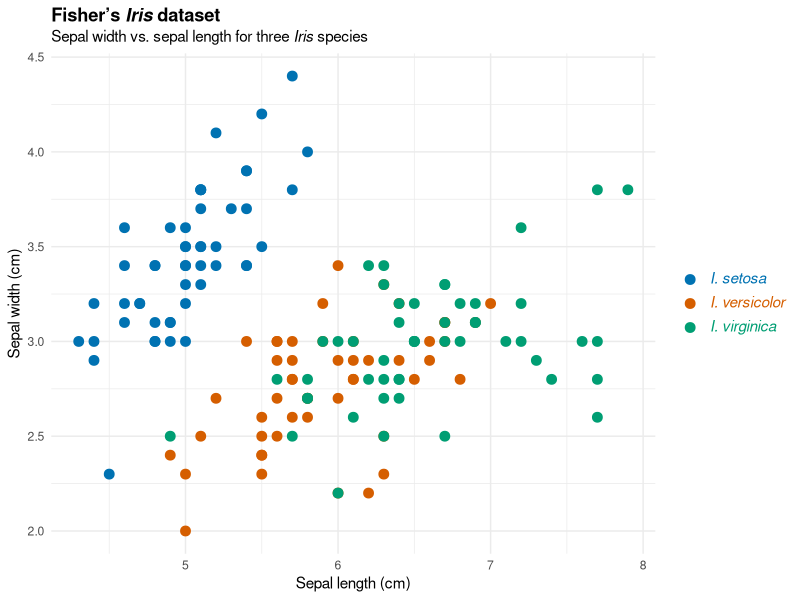

The R script that drew this image: (Note: this script raises an error after producing the figure.)
## ---- chunk 1
knitr::opts_chunk$set(
  collapse = TRUE,
  comment = "#>",
  fig.path = "man/figures/README-"
)
## ---- chunk 2
library(ggplot2)
library(ggtext)

ggplot(iris, aes(Sepal.Length, Sepal.Width, color = Species)) +
  geom_point(size = 3) +
  scale_color_manual(
    name = NULL,
    values = c(setosa = "#0072B2", virginica = "#009E73", versicolor = "#D55E00"),
    labels = c(
      setosa = "<i style='color:#0072B2'>I. setosa</i>",
      virginica = "<i style='color:#009E73'>I. virginica</i>",
      versicolor = "<i style='color:#D55E00'>I. versicolor</i>")
  ) +
  labs(
    title = "**Fisher's *Iris* dataset**  
    <span style='font-size:11pt'>Sepal width vs. sepal length for three *Iris*
    species</span>",
    x = "Sepal length (cm)", y = "Sepal width (cm)"
  ) +
  theme_minimal() +
  theme(
    plot.title = element_markdown(lineheight = 1.1),
    legend.text = element_markdown(size = 11)
  )
## ---- chunk 3
labels <- c(
  setosa = "<img src='https://upload.wikimedia.org/wikipedia/commons/thumb/8/86/Iris_setosa.JPG/180px-Iris_setosa.JPG'
    width='100' /><br>*I. setosa*",
  virginica = "<img src='https://upload.wikimedia.org/wikipedia/commons/thumb/3/38/Iris_virginica_-_NRCS.jpg/320px-Iris_virginica_-_NRCS.jpg'
    width='100' /><br>*I. virginica*",
  versicolor = "<img src='https://upload.wikimedia.org/wikipedia/commons/thumb/2/27/20140427Iris_versicolor1.jpg/320px-20140427Iris_versicolor1.jpg'
    width='100' /><br>*I. versicolor*"
)

ggplot(iris, aes(Species, Sepal.Width)) +
  geom_boxplot() +
  scale_x_discrete(
    name = NULL,
    labels = labels
  ) +
  theme(
    axis.text.x = element_markdown(color = "black", size = 11)
  )
## ---- chunk 4
df <- data.frame(
  label = c(
    "Some text **in bold.**",
    "Linebreaks<br>Linebreaks<br>Linebreaks",
    "*x*<sup>2</sup> + 5*x* + *C*<sub>*i*</sub>",
    "Some <span style='color:blue'>blue text **in bold.**</span><br>And *italics text.*<br>
    And some <span style='font-size:18pt; color:black'>large</span> text."
  ),
  x = c(.2, .1, .5, .9),
  y = c(.8, .4, .1, .5),
  hjust = c(0.5, 0, 0, 1),
  vjust = c(0.5, 1, 0, 0.5),
  angle = c(0, 0, 45, -45),
  color = c("black", "blue", "black", "red"),
  fill = c("cornsilk", "white", "lightblue1", "white")
)


ggplot(df) +
  aes(
    x, y, label = label, angle = angle, color = color, fill = fill,
    hjust = hjust, vjust = vjust
  ) +
  geom_richtext() +
  geom_point(color = "black", size = 2) +
  scale_color_identity() +
  scale_fill_identity() +
  xlim(0, 1) + ylim(0, 1)
## ---- chunk 5
ggplot(df) +
  aes(
    x, y, label = label, angle = angle, color = color,
    hjust = hjust, vjust = vjust
  ) +
  geom_richtext(
    fill = NA, label.color = NA, # remove background and outline
    label.padding = grid::unit(rep(0, 4), "pt") # remove padding
  ) +
  geom_point(color = "black", size = 2) +
  scale_color_identity() +
  xlim(0, 1) + ylim(0, 1)
